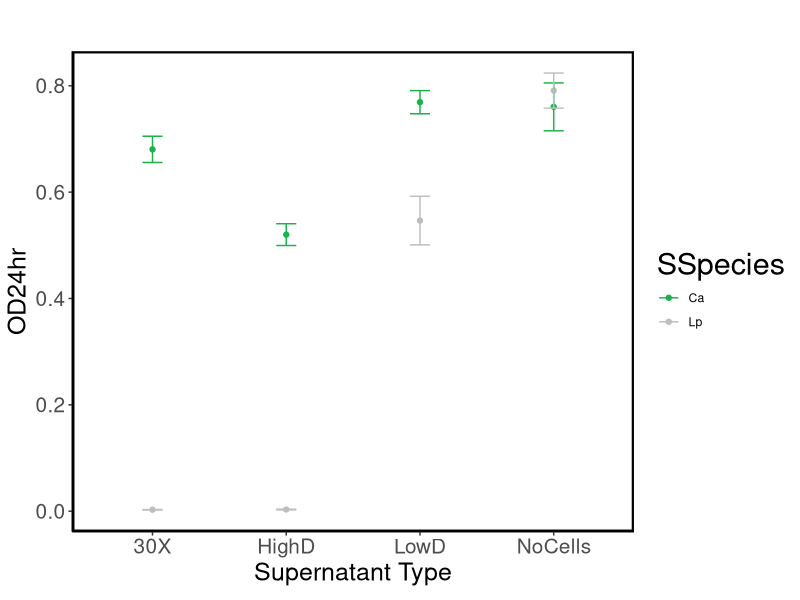
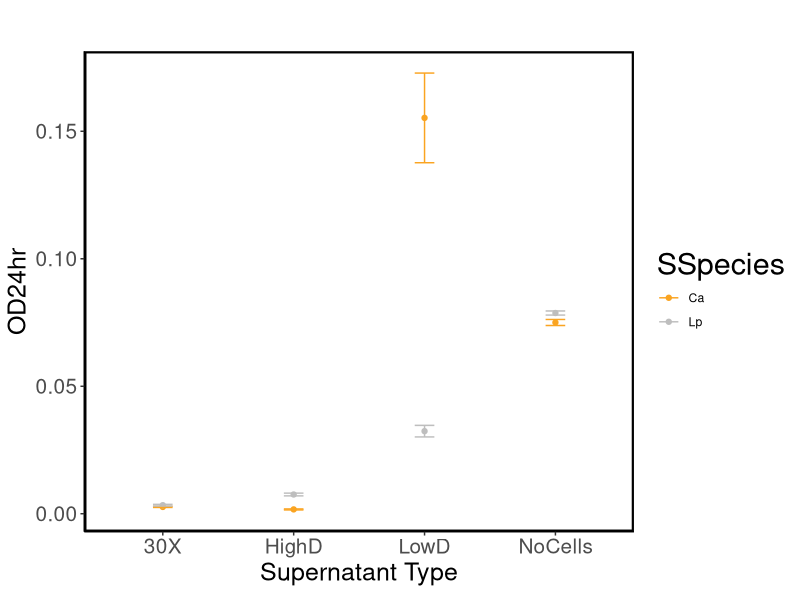
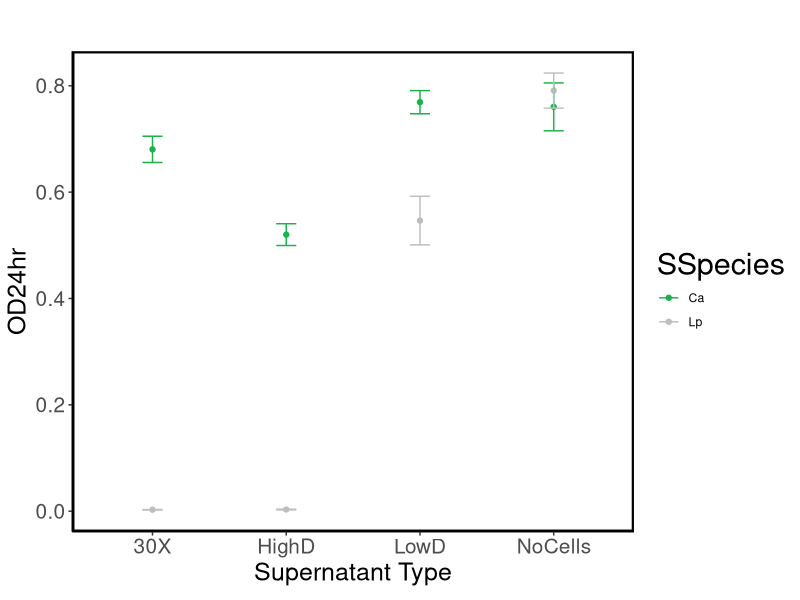
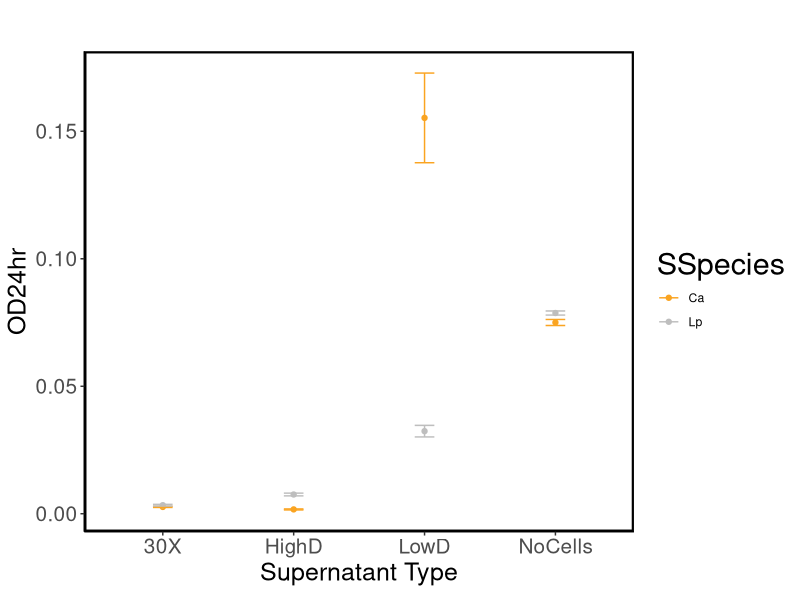

The R source for these figures, in order:
# Analisys on experimental data to assess ecological interactions via culturing each species 
#in the supernatant of either species in the absence of antibiotics.

library(reshape)
library(stringr)
library(dplyr)
library(plotrix)
library(ggplot2)
library(matrixStats)

#OD BACKGROUND OF MEDIA WITH AND WITHOUT ANTIBIOTICS
Day2Background <- read.table ('Day2_NoCells_AntibioticBackground.dat', header=F, sep = "\t", dec = ".")
Day2Background <- Day2Background[,2:13] 
#Columns 1-3 are for media + 16X antibiotic concentration (where it could be seen visually which antibiotics are less soluble, 
                                                          #potentially interfering more with background OD even at lower concentrations).
#Columns 4-6 are for media + 1X antibiotic concentration. 
#Columns 7-9 are for a 1/8 dilution of the media in columns 4-6.
#Columns 10-12 are for Base Medium background (no antibiotics, no cells).
colnames(Day2Background) <- c('16Xa', '16Xb','16Xc','1Xa','1Xb','1Xc','1_8Xb','1_8Xb','1_8c','BMa','BMb', 'BMc')
rownames(Day2Background) <- c('Ery', 'Chl', 'Gen', 'Amp', 'Kan', 'Car', 'Tet', 'Cip')

Day2Background[,13] <-rowMeans(Day2Background[,1:3],na.rm=TRUE)  
Day2Background[,14] <-rowMeans(Day2Background[,4:6],na.rm=TRUE)  
Day2Background[,15] <-rowMeans(Day2Background[,7:9],na.rm=TRUE)  
Day2Background[,16] <-rowMeans(Day2Background[,10:12],na.rm=TRUE)  
colnames(Day2Background)[13:16] <- c('Bg16X','Bg1X','Bg1_8X','BgBM')
BMbackground<-mean(Day2Background[,16])

#OD Ca cells in either Supernatant, No Antibiotics
Day2CaEco <- read.table ('Day2_Ca_in_BothSupernatants.dat', header=F, sep = "\t", dec = ".")
Day2CaEco <- Day2CaEco[,2:13] 
#Columns 1-3 are for 50% supernatant of cells from 30X dilution. 
#Columns 4-6 are for 50% supernatant of cells from high dispersal
#Columns 7-9 are for 50% supernatant of cells from low dispersal
#Columns 10-12 are for 50% supernatant of BM media (no antibiotics, no cells)
colnames(Day2CaEco) <- c('30Xa', '30Xb','30Xc','HighDa','HighDb','HighDc','LowDa','LowDb','LowDc','BMSa','BMSb', 'BMSc')
#Rows A-C correspond to supernatant from Ca cells
#Rows D & E contain no meaningful information (30X dilution of Ca cells into half (101.5uL) volume of fresh media)
#Rows F-H correspond to supernatant from Lp cells
rownames(Day2CaEco) <- c('CaSa', 'CaSb', 'CaSc', 'none1', 'none2', 'LpSa', 'LpSb', 'LpSc')
#export processed data (used in Fig S13 to get the Mean Abundance of Ca in the absence of antibiotics)
write.csv('CaEco.csv')

#OD Lp cells in either Supernatant, No Antibiotics
Day2LpEco <- read.table ('Day2_Lp_in_BothSupernatants.dat', header=F, sep = "\t", dec = ".")
Day2LpEco <- Day2LpEco[,2:13] 
#Eliminate non-meaningful rows
Day2LpEco <- Day2LpEco[-c(4,5),]
#Columns 1-3 are for 50% supernatant of cells from 30X dilution. 
#Columns 4-6 are for 50% supernatant of cells from high dispersal
#Columns 7-9 are for 50% supernatant of cells from low dispersal
#Columns 10-12 are for 50% supernatant of BM media (no antibiotics, no cells)
colnames(Day2LpEco) <- c('30Xa', '30Xb','30Xc','HighDa','HighDb','HighDc','LowDa','LowDb','LowDc','BMSa','BMSb', 'BMSc')
#Rows A-C correspond to supernatant from Ca cells
#Rows D & E contain no meaningful information (30X dilution of Lp cells into half (101.5uL) volume of fresh media)
#Rows F-H correspond to supernatant from Lp cells
Day2LpEco[13] = c('CaS1', 'CaS2', 'CaS3', 'LpS1', 'LpS2', 'LpS3')
colnames(Day2LpEco)[13] <- c('SSpecies')
LpEco <-  as.data.frame( melt(Day2LpEco,  id.vars=c('SSpecies'),  value.name="OD")) #formatting
#add Replicate indexing
LpEco[,4] <- substr(LpEco[,1], nchar(LpEco[,1]),nchar(LpEco[,1])) # from LpEco, read characters between the first and last number (reported by nchar)
LpEco[,5] <- substr(LpEco[,2], nchar(as.character(LpEco[,2])),nchar(as.character(LpEco[,2])))
#remove replicate indexing from column 1 and 2 (useful later when computing mean values)
LpEco[,1] <- substr(LpEco[,1], 1,nchar(LpEco[,1])-1)
LpEco[,2] <- substr(LpEco[,2], 1,nchar(as.character(LpEco[,2]))-1)
colnames(LpEco) <- c('SSpecies','SType','OD', 'ReplicateSSpecies', 'ReplicateSType')
#export processed data (used in Fig S13 to get the Mean Abundance of Lp in the absence of antibiotics)
write.csv('LpEco.csv')



MeanEcoCa <- data.frame(SType = c('30X','HighD'),SSpecies=c('Ca','Lp'), MeanOD=c(0.1,0.5),StErrOD=c(0.01,0.02))

MeanEcoCa[1,1:2] <- c('30X','Ca') 
MeanEcoCa[1,3] <- mean(as.matrix(Day2CaEco[1:3,1:3])) - BMbackground
MeanEcoCa[1,4] <- sd(c(as.matrix(Day2CaEco[1:3,1:3]))) / sqrt(9)

MeanEcoCa[2,1:2] <- c('HighD','Ca') 
MeanEcoCa[2,3] <- mean(as.matrix(Day2CaEco[1:3,4:6])) - BMbackground
MeanEcoCa[2,4] <- sd(c(as.matrix(Day2CaEco[1:3,4:6]))) / sqrt(9)

MeanEcoCa[3,1:2] <- c('LowD','Ca') 
MeanEcoCa[3,3] <- mean(as.matrix(Day2CaEco[1:3,7:9])) - BMbackground
MeanEcoCa[3,4] <- sd(c(as.matrix(Day2CaEco[1:3,7:9]))) / sqrt(9)

MeanEcoCa[4,1:2] <- c('NoCells','Ca')
MeanEcoCa[4,3] <- mean(as.matrix(Day2CaEco[1:3,10:12])) - BMbackground
MeanEcoCa[4,4] <- sd(c(as.matrix(Day2CaEco[1:3,10:12]))) / sqrt(9)

MeanEcoCa[5,1:2] <- c('30X','Lp')   # wells H3, H4 and H5 were not transferred (Viaflo failed the transfer). Note that I eliminate row H from the analysis
MeanEcoCa[5,3] <- mean(as.matrix(Day2CaEco[6:7,1:3])) - BMbackground
MeanEcoCa[5,4] <- sd(c(as.matrix(Day2CaEco[6:7,1:3]))) / sqrt(6)

MeanEcoCa[6,1:2] <- c('HighD','Lp')
MeanEcoCa[6,3] <- mean(as.matrix(Day2CaEco[6:7,4:6])) - BMbackground
MeanEcoCa[6,4] <- sd(c(as.matrix(Day2CaEco[6:7,4:6]))) / sqrt(6)

MeanEcoCa[7,1:2] <- c('LowD','Lp')
MeanEcoCa[7,3] <- mean(as.matrix(Day2CaEco[6:8,7:9])) - BMbackground
MeanEcoCa[7,4] <- sd(c(as.matrix(Day2CaEco[6:8,7:9]))) / sqrt(9)

MeanEcoCa[8,1:2] <- c('NoCells','Lp')
MeanEcoCa[8,3] <- mean(as.matrix(Day2CaEco[6:8,10:12])) - BMbackground
MeanEcoCa[8,4] <- sd(c(as.matrix(Day2CaEco[6:8,10:12]))) / sqrt(9)



#Barplot
PlotEcoCa <- ggplot(data = MeanEcoCa, aes(x= SType, y= MeanOD, group= SSpecies, color = SSpecies))

background <- theme_bw() + theme ( panel.grid.minor=element_blank(), panel.grid.major=element_blank(), axis.line= element_line(colour="black"), panel.border = element_rect (colour="black", size=1.5), axis.text=element_text(size=15), axis.title=element_text(size=18), title=element_text(size=22)) #, axis.title.x=element_blank() )

titulos<- labs(title="", x=expression(paste("Supernatant Type")), y=expression(paste("OD24hr")))
#escalaX <- scale_x_continuous(expand= c(0,0), limits=c(0,0.88), breaks=seq(0, 0.8, 0.2)) # coord_cartesian(expand= c(0,0), xlim = c(0, 1.3)) 

couleur <- scale_colour_manual(values = c("#1AB24B", 'gray'))#"#FAA421"))

puntos <- geom_point()
barras <- geom_errorbar(aes(ymin= MeanOD-StErrOD, ymax= MeanOD+StErrOD), width=.15)

plotii = PlotEcoCa + background  + titulos + couleur + puntos + barras
plotii

pdf("F_S12A.pdf", width=6, height=4)
print(plotii)
dev.off()



MeanEcoLp <- data.frame(SType = c('30X','HighD'),SSpecies=c('Ca','Lp'), MeanOD=c(0.1,0.5),StErrOD=c(0.01,0.02))
#Note to myself: there has to be a way to make the next code lines more compact, maybe using factors
MeanEcoLp[1,1:2] <- c('30X','Ca') 
MeanEcoLp[1,3] <- mean(LpEco[LpEco[1]== 'CaS' & LpEco[2]== '30X',3]) - BMbackground
MeanEcoLp[1,4] <- sd(LpEco[LpEco[1]== 'CaS' & LpEco[2]== '30X',3]) / sqrt(9)

MeanEcoLp[2,1:2] <- c('HighD','Ca') 
MeanEcoLp[2,3] <- mean(LpEco[LpEco[1]== 'CaS' & LpEco[2]== 'HighD',3]) - BMbackground
MeanEcoLp[2,4] <- sd(LpEco[LpEco[1]== 'CaS' & LpEco[2]== 'HighD',3]) / sqrt(9)

MeanEcoLp[3,1:2] <- c('LowD','Ca') 
MeanEcoLp[3,3] <- mean(LpEco[LpEco[1]== 'CaS' & LpEco[2]== 'LowD',3]) - BMbackground
MeanEcoLp[3,4] <- sd(LpEco[LpEco[1]== 'CaS' & LpEco[2]== 'LowD',3]) / sqrt(9)

MeanEcoLp[4,1:2] <- c('NoCells','Ca') 
MeanEcoLp[4,3] <- mean(LpEco[LpEco[1]== 'CaS' & LpEco[2]== 'BMS',3]) - BMbackground
MeanEcoLp[4,4] <- sd(LpEco[LpEco[1]== 'CaS' & LpEco[2]== 'BMS',3]) / sqrt(9)

MeanEcoLp[5,1:2] <- c('30X','Lp') 
MeanEcoLp[5,3] <- mean(LpEco[LpEco[1]== 'LpS' & LpEco[2]== '30X',3]) - BMbackground
MeanEcoLp[5,4] <- sd(LpEco[LpEco[1]== 'LpS' & LpEco[2]== '30X',3]) / sqrt(9)

MeanEcoLp[6,1:2] <- c('HighD','Lp') 
MeanEcoLp[6,3] <- mean(LpEco[LpEco[1]== 'LpS' & LpEco[2]== 'HighD',3]) - BMbackground
MeanEcoLp[6,4] <- sd(LpEco[LpEco[1]== 'LpS' & LpEco[2]== 'HighD',3]) / sqrt(9)

MeanEcoLp[7,1:2] <- c('LowD','Lp') 
MeanEcoLp[7,3] <- mean(LpEco[LpEco[1]== 'LpS' & LpEco[2]== 'LowD',3]) - BMbackground
MeanEcoLp[7,4] <- sd(LpEco[LpEco[1]== 'LpS' & LpEco[2]== 'LowD',3]) / sqrt(9)

MeanEcoLp[8,1:2] <- c('NoCells','Lp') 
MeanEcoLp[8,3] <- mean(LpEco[LpEco[1]== 'LpS' & LpEco[2]== 'BMS',3]) - BMbackground
MeanEcoLp[8,4] <- sd(LpEco[LpEco[1]== 'LpS' & LpEco[2]== 'BMS',3]) / sqrt(9)


#Barplot
PlotEcoLp <- ggplot(data = MeanEcoLp, aes(x= SType, y= MeanOD, group= SSpecies, color = SSpecies))

background <- theme_bw() + theme ( panel.grid.minor=element_blank(), panel.grid.major=element_blank(), axis.line= element_line(colour="black"), panel.border = element_rect (colour="black", size=1.5), axis.text=element_text(size=15), axis.title=element_text(size=18), title=element_text(size=22)) #, axis.title.x=element_blank() )

titulos<- labs(title="", x=expression(paste("Supernatant Type")), y=expression(paste("OD24hr")))
#escalaX <- scale_x_continuous(expand= c(0,0), limits=c(0,0.88), breaks=seq(0, 0.8, 0.2)) # coord_cartesian(expand= c(0,0), xlim = c(0, 1.3)) 

couleur <- scale_colour_manual(values = c("#FAA421", 'gray'))#

puntos <- geom_point()
barras <- geom_errorbar(aes(ymin= MeanOD-StErrOD, ymax= MeanOD+StErrOD), width=.15)

plotii = PlotEcoLp + background  + titulos + couleur + puntos + barras
plotii

pdf("F_S12B.pdf", width=6, height=4)
print(plotii)
dev.off()
